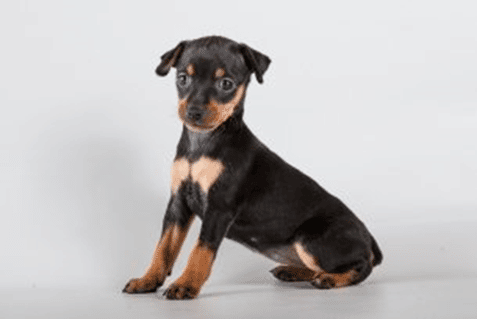
#> input picture dog.png, 477 x 319 px
$ python Script.py
#> lines starting #> are read from the running program, lines starting #| are printed output that depends on the picture
import cv2
import numpy as np
import matplotlib.pyplot as plt

#Função Ruído Gaussiano
def ruido_Gaussiano(imagem):
    #Copia da imagem, para nao alterar a original
    imagem_ruido = np.copy(imagem)

    #media e desvio do ruido
    media = 0
    desvio = 25

    #gerando o ruido
    ruido = np.random.normal(media, desvio, imagem_ruido.shape).astype(np.uint8)
    #adicionando o ruido a imagem
    imagem_ruidosa = cv2.add(imagem, ruido)

    return imagem_ruidosa

#Função Ruido Sal e Pimenta
def sal_Pimenta(imagem, prob):
    #Copia da imagem, para nao alterar a original
    imagem_ruido = np.copy(imagem)

    #Define numero de pixels que receberao o ruido
    num_sal = np.ceil (prob * imagem.size * 0.5).astype(int)
    num_pimenta = np.ceil (prob * imagem.size * 0.5).astype(int)

    #Coordenadas para o ruido "Sal" (Branco)
    coords = [np.random.randint(0, i-1, num_sal) for i in imagem.shape]
    imagem_ruido[tuple(coords)] = 255

    #Coordenadas para o ruido "Pimenta" (Preto)
    coords = [np.random.randint(0, i-1, num_pimenta) for i in imagem.shape]
    imagem_ruido[tuple(coords)] = 0

    return imagem_ruido

def filtro_Gaussiano(imagem, escala):
    #Copia da imagem, para nao alterar a original
    imagem_filtro_gauss = np.copy(imagem)

    #Adicionando o Filtro na imagem
    filtro_gauss = cv2.blur(imagem_filtro_gauss, (escala, escala))

    return filtro_gauss

def filtro_Mediana(imagem, escala):
    #Copia da imagem, para nao alterar a original
    imagem_filtro_mediana = np.copy(imagem)

    #Adicionando o Filtro na imagem
    filtro_mediana = cv2.GaussianBlur(imagem, (escala, escala), 0)

    return filtro_mediana

def filtro_Bilateral(imagem):
    #Copia da imagem, para nao alterar a original
    imagem_filtro_bilateral = np.copy(imagem)

    #Aplicando o filtro
    filtro_bilateral = cv2.bilateralFilter(imagem_filtro_bilateral, d=15, sigmaColor=75, sigmaSpace=75)

    return filtro_bilateral

#Carregando a imagem
imagem = cv2.imread('dog.png', cv2.IMREAD_GRAYSCALE)
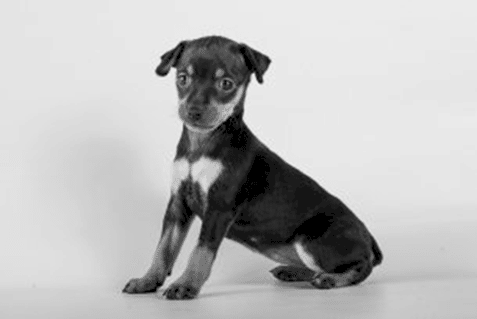
#> imagem: shape (319, 477); min 0, max 237, mean 186.6

#Adicionando o Ruído Gaussiano
imagem_ruidosa_gauss = ruido_Gaussiano(imagem)
#> in ruido_Gaussiano, `imagem_ruidosa = cv2.add(imagem, ruido)`:
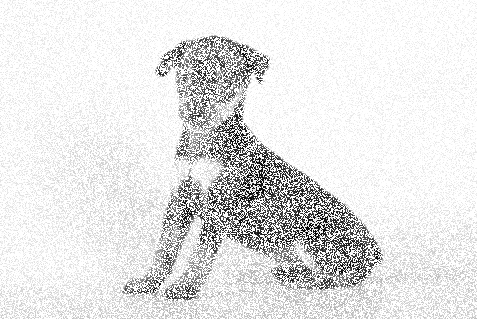
#> imagem_ruidosa: shape (319, 477); min 0, max 255, mean 227.9

#Adicionando o Ruido Sal e Pimenta
imagem_ruidosa_sal_pim = sal_Pimenta(imagem, prob=0.02)
#> in sal_Pimenta, `imagem_ruido[tuple(coords)] = 0`:
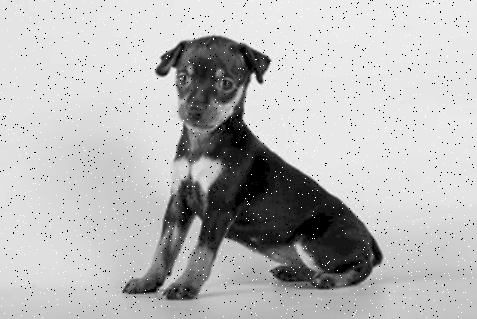
#> imagem_ruido: shape (319, 477); min 0, max 255, mean 185.4

#Adicionando Filtro Gaussiano nas Imagens Ruidosas
imagem_filtro_gauss1 = filtro_Gaussiano(imagem_ruidosa_gauss, 5)
#> in filtro_Gaussiano, `filtro_gauss = cv2.blur(imagem_filtro_gauss, (escala, escala))`:
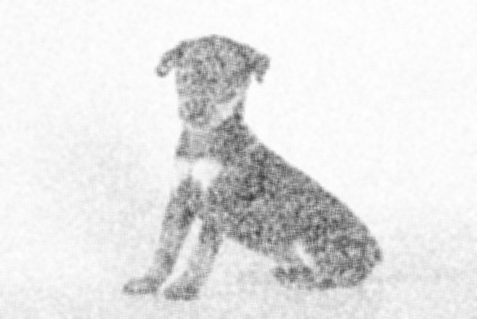
#> filtro_gauss: shape (319, 477); min 57, max 255, mean 227.9
imagem_filtro_gauss2 = filtro_Gaussiano(imagem_ruidosa_sal_pim, 5)

#Adicionando o Filtro de Mediana nas Imagens Ruidosas
imagem_filtro_mediana1 = filtro_Mediana(imagem_ruidosa_gauss, 5)
#> in filtro_Mediana, `filtro_mediana = cv2.GaussianBlur(imagem, (escala, escala), 0)`:
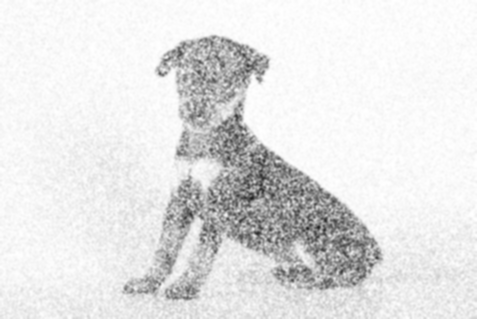
#> filtro_mediana: shape (319, 477); min 31, max 255, mean 227.9
imagem_filtro_mediana2 = filtro_Mediana(imagem_ruidosa_sal_pim, 5)
#> call 2 of filtro_Mediana, with escala = 5
#> in filtro_Mediana (call 2), `filtro_mediana = cv2.GaussianBlur(imagem, (escala, escala), 0)`:
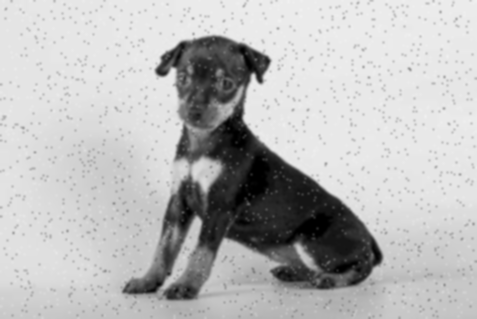
#> filtro_mediana: shape (319, 477); min 0, max 241, mean 185.4

#Adicionando o Filtro Bilateral
imagem_filtro_bilat1 = filtro_Bilateral(imagem_ruidosa_gauss)
#> in filtro_Bilateral, `filtro_bilateral = cv2.bilateralFilter(imagem_filtro_bilateral, d=15, ..`:
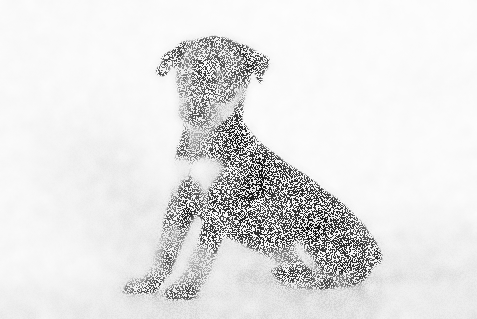
#> filtro_bilateral: shape (319, 477); min 14, max 253, mean 228.3
imagem_filtro_bilat2 = filtro_Bilateral(imagem_ruidosa_sal_pim)

#Exibindo as imagens / Imagem Original
plt.figure(figsize=(10, 5))
plt.subplot(3, 3, 1)
plt.title("Imagem Original")
plt.imshow(imagem, cmap='gray')
plt.axis('off')

#Imagem com Ruido Gaussiano
plt.subplot(3, 3, 2)
plt.title("Ruído Gaussiano")
plt.imshow(imagem_ruidosa_gauss, cmap='gray')
plt.axis('off')

#Imagem com Ruido Sal e Pimenta
plt.subplot(3, 3, 3)
plt.title("Ruído Sal e Pimenta")
plt.imshow(imagem_ruidosa_sal_pim, cmap='gray')
plt.axis('off')

#Imagem Ruidosa Gaussiana / Filtro Gaussiano
plt.subplot(3, 3, 4)
plt.title("Filtro Gaussiano / Ruido Gaussiano")
plt.imshow(imagem_filtro_gauss1, cmap='gray')
plt.axis('off')

#Imagem Ruidosa Sal e Pimenta / Filtro Gaussiano
plt.subplot(3, 3, 7)
plt.title("Filtro Gaussiano / Ruido Sal Pimenta")
plt.imshow(imagem_filtro_gauss2, cmap='gray')
plt.axis('off')

#Imagem Ruidosa Gaussiana / Filtro Mediana
plt.subplot(3, 3, 5)
plt.title("Filtro Mediana / Ruido Gaussiano")
plt.imshow(imagem_filtro_mediana1, cmap='gray')
plt.axis('off')

#Imagem Ruidosa Sal e Pimenta / Filtro Mediana
plt.subplot(3, 3, 8)
plt.title("Filtro Mediana / Ruido Sal Pimenta")
plt.imshow(imagem_filtro_mediana2, cmap='gray')
plt.axis('off')

#Imagem Ruidosa Gaussiana / Filtro Bilateral
plt.subplot(3, 3, 6)
plt.title("Filtro Bilateral / Ruido Gaussiano")
plt.imshow(imagem_filtro_bilat1, cmap='gray')
plt.axis('off')

#Imagem Ruidosa Sal e Pimenta / Filtro Bilateral
plt.subplot(3, 3, 9)
plt.title("Filtro Bilateral / Ruido Sal Pimenta")
plt.imshow(imagem_filtro_bilat2, cmap='gray')
plt.axis('off')

plt.show()
